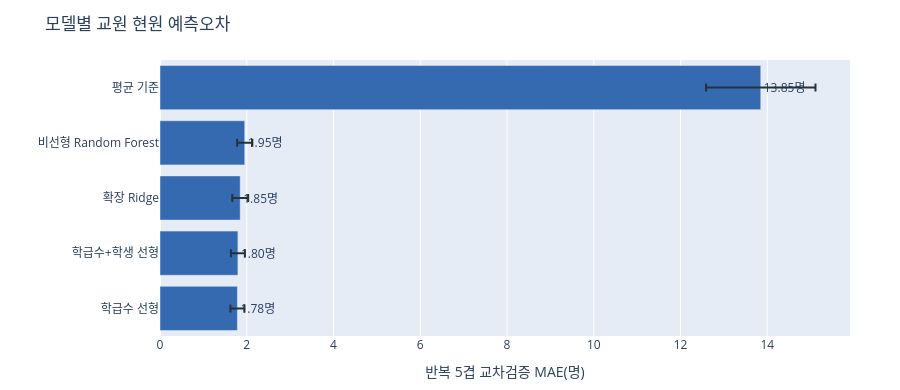

Notebook code cell kept with this figure:
### Code cell
# 차트 1: 비교 목적은 모델별 오차 크기다. 단일 파란색 막대와 오차막대를 사용한다.
chart_data = cv_results.sort_values("MAE", ascending=True)
fig = go.Figure(go.Bar(
    x=chart_data["MAE"],
    y=chart_data["모델"],
    orientation="h",
    marker_color="#3569B0",
    error_x=dict(type="data", array=chart_data["MAE_SD"], visible=True, color="#263238"),
    text=chart_data["MAE"].map(lambda value: f"{value:.2f}명"),
    textposition="outside",
))
fig.update_layout(
    title="모델별 교원 현원 예측오차",
    xaxis_title="반복 5겹 교차검증 MAE(명)",
    yaxis_title=None,
    height=390,
    margin=dict(l=160, r=50, t=60, b=50),
)
fig.show()

### Figure 1 — Plotly figure (JSON) as saved in the notebook; plotly's stock layout.template omitted (floating-point values rounded to 4 significant figures)
{"data": [{"error_x": {"array": [0.1624, 0.1613, 0.183, 0.1753, 1.262], "color": "#263238", "type": "data", "visible": true}, "marker": {"color": "#3569B0"}, "orientation": "h", "text": ["1.78명", "1.80명", "1.85명", "1.95명", "13.85명"], "textposition": "outside", "type": "bar", "x": [1.785, 1.796, 1.849, 1.953, 13.85], "y": ["학급수 선형", "학급수+학생 선형", "확장 Ridge", "비선형 Random Forest", "평균 기준"]}], "layout": {"height": 390, "margin": {"b": 50, "l": 160, "r": 50, "t": 60}, "title": {"text": "모델별 교원 현원 예측오차"}, "xaxis": {"title": {"text": "반복 5겹 교차검증 MAE(명)"}}, "yaxis": {"title": {}}}}
